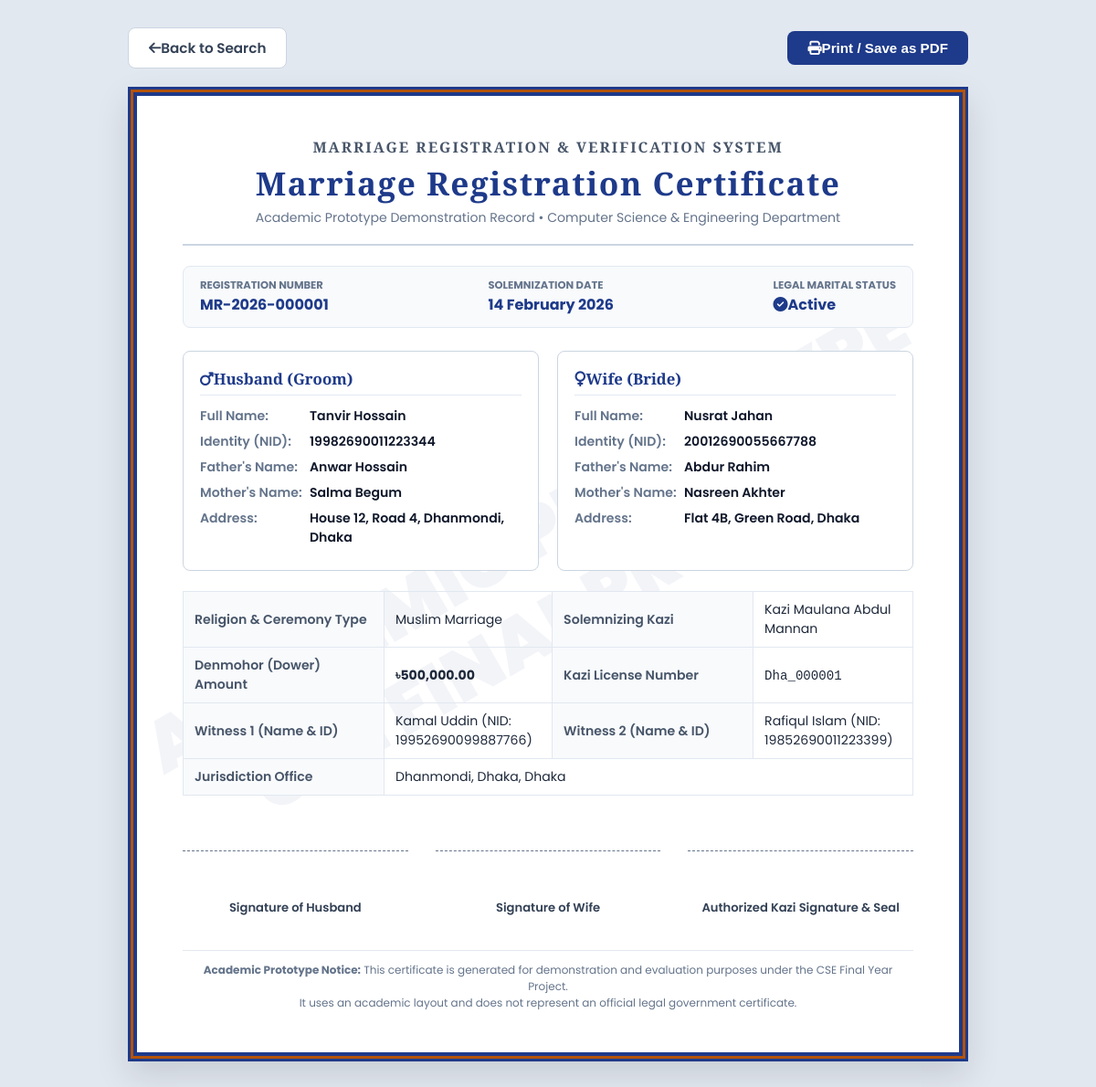
The page /Certificate/view_certificate.php?reg=MR-2026-000001 on the database its author committed.
### tables this page shows
CREATE TABLE IF NOT EXISTS `marriages` (
  `marriage_id` INT AUTO_INCREMENT PRIMARY KEY,
  `registration_number` VARCHAR(50) NOT NULL UNIQUE,
  `marriage_date` DATE NOT NULL,
  `religion` VARCHAR(30) NOT NULL DEFAULT 'Muslim',
  `husband_citizen_id` INT NOT NULL,
  `husband_identity_type` ENUM('NID', 'Passport') NOT NULL,
  `husband_identity_no` VARCHAR(50) NOT NULL,
  `husband_name` VARCHAR(100) NOT NULL,
  `wife_citizen_id` INT NOT NULL,
  `wife_identity_type` ENUM('NID', 'Passport') NOT NULL,
  `wife_identity_no` VARCHAR(50) NOT NULL,
  `wife_name` VARCHAR(100) NOT NULL,
  `kazi_id` INT NOT NULL,
  `kazi_license_no` VARCHAR(50) NOT NULL,
  `kazi_name` VARCHAR(100) NOT NULL,
  `witness1_name` VARCHAR(100) NOT NULL,
  `witness1_identity_type` ENUM('NID', 'Passport') NOT NULL,
  `witness1_identity_no` VARCHAR(50) NOT NULL,
  `witness1_mobile` VARCHAR(20) DEFAULT NULL,
  `witness2_name` VARCHAR(100) NOT NULL,
  `witness2_identity_type` ENUM('NID', 'Passport') NOT NULL,
  `witness2_identity_no` VARCHAR(50) NOT NULL,
  `witness2_mobile` VARCHAR(20) DEFAULT NULL,
  `denmohor_amount` DECIMAL(12, 2) DEFAULT 0.00,
  `registration_fee` DECIMAL(10, 2) DEFAULT 0.00,
  `status` ENUM('Active', 'Divorce Initiated', 'Divorced', 'Annulled') DEFAULT 'Active',
  `created_at` TIMESTAMP DEFAULT CURRENT_TIMESTAMP,
  INDEX (`registration_number`),
  INDEX (`husband_identity_no`),
  INDEX (`wife_identity_no`),
  INDEX (`kazi_license_no`),
  INDEX (`status`)
);

CREATE TABLE IF NOT EXISTS `citizens` (
  `citizen_id` INT AUTO_INCREMENT PRIMARY KEY,
  `citizen_type` ENUM('Bangladeshi', 'Foreign') NOT NULL DEFAULT 'Bangladeshi',
  `full_name` VARCHAR(100) NOT NULL,
  `father_name` VARCHAR(100) DEFAULT NULL,
  `mother_name` VARCHAR(100) DEFAULT NULL,
  `date_of_birth` DATE NOT NULL,
  `gender` ENUM('Male', 'Female') NOT NULL,
  `religion` VARCHAR(30) NOT NULL DEFAULT 'Muslim',
  `national_id` VARCHAR(30) DEFAULT NULL UNIQUE,
  `passport_no` VARCHAR(30) DEFAULT NULL,
  `nationality` VARCHAR(50) NOT NULL DEFAULT 'Bangladeshi',
  `mobile_no` VARCHAR(20) NOT NULL,
  `division` VARCHAR(50) DEFAULT NULL,
  `district` VARCHAR(50) DEFAULT NULL,
  `upazila` VARCHAR(50) DEFAULT NULL,
  `full_address` TEXT NOT NULL,
  `photo` VARCHAR(255) DEFAULT NULL,
  `created_by_kazi_id` INT DEFAULT NULL,
  `created_at` TIMESTAMP DEFAULT CURRENT_TIMESTAMP,
  INDEX (`national_id`),
  INDEX (`passport_no`),
  INDEX (`citizen_type`)
);

CREATE TABLE IF NOT EXISTS `kazi_users` (
  `kazi_id` INT AUTO_INCREMENT PRIMARY KEY,
  `full_name` VARCHAR(100) NOT NULL,
  `mobile_no` VARCHAR(15) NOT NULL UNIQUE,
  `email` VARCHAR(100) NOT NULL,
  `password` VARCHAR(255) NOT NULL,
  `division` VARCHAR(50) NOT NULL,
  `district` VARCHAR(50) NOT NULL,
  `upazila` VARCHAR(50) NOT NULL,
  `full_address` TEXT NOT NULL,
  `license_no` VARCHAR(50) NOT NULL UNIQUE,
  `status` ENUM('Active', 'Inactive') DEFAULT 'Active',
  `created_at` TIMESTAMP DEFAULT CURRENT_TIMESTAMP,
  INDEX (`mobile_no`),
  INDEX (`license_no`)
);

### Certificate/view_certificate.php (the view, shortened to what this page needs)
<?php
require_once "../Database/connection.php";
$reg_no = trim($_GET['reg'] ?? ($_GET['registration_number'] ?? ''));
$sql = "SELECT m.*,
        h.father_name AS husband_father, h.mother_name AS husband_mother, h.full_address AS husband_address, h.nationality AS husband_nat,
        w.father_name AS wife_father, w.mother_name AS wife_mother, w.full_address AS wife_address, w.nationality AS wife_nat,
        k.division AS kazi_division, k.district AS kazi_district, k.upazila AS kazi_upazila
        FROM marriages m
        LEFT JOIN citizens h ON m.husband_citizen_id = h.citizen_id
        LEFT JOIN citizens w ON m.wife_citizen_id = w.citizen_id
        LEFT JOIN kazi_users k ON m.kazi_id = k.kazi_id
        WHERE m.registration_number = ?
        LIMIT 1";
$stmt = mysqli_prepare($conn, $sql);
mysqli_stmt_bind_param($stmt, "s", $reg_no);
mysqli_stmt_execute($stmt);
$result = mysqli_stmt_get_result($stmt);
if (!$marriage = mysqli_fetch_assoc($result)) {
    die("<div style='font-family: Arial; text-align: center; margin-top: 50px;'><h3>Record Not Found</h3><p>No marriage record matches: " . htmlspecialchars($reg_no) . "</p></div>");
}
?>
<!DOCTYPE html>
<html lang="en">
<head>
    <link rel="stylesheet" href="https://cdnjs.cloudflare.com/ajax/libs/font-awesome/6.7.2/css/all.min.css">
</head>
<body>
<div class="action-bar">
    <a href="../kazi/search_marriage.php" class="btn btn-back">
        <i class="fa-solid fa-arrow-left me-2"></i> Back to Search
    </a>
    <button onclick="window.print()" class="btn btn-print">
        <i class="fa-solid fa-print me-2"></i> Print / Save as PDF
    </button>
</div>
<div class="certificate-sheet">
    <div class="academic-watermark">ACADEMIC PROTOTYPE<br>CSE FINAL PROJECT</div>
    <div class="cert-body">
        <div class="cert-header">
            <h4>Marriage Registration &amp; Verification System</h4>
            <h1>Marriage Registration Certificate</h1>
            <p>Academic Prototype Demonstration Record &bull; Computer Science &amp; Engineering Department</p>
        </div>
        <div class="meta-strip">
            <div class="item">
                <small>Registration Number</small>
                <strong class="font-monospace"><?= htmlspecialchars($marriage['registration_number']) ?></strong>
            </div>
            <div class="item">
                <small>Solemnization Date</small>
                <strong><?= htmlspecialchars(date('d F Y', strtotime($marriage['marriage_date']))) ?></strong>
            </div>
            <div class="item">
                <small>Legal Marital Status</small>
                <strong class="text-success"><i class="fa-solid fa-circle-check me-1"></i><?= htmlspecialchars($marriage['status']) ?></strong>
            </div>
        </div>
        <div class="party-grid">
            <div class="party-box">
                <h5><i class="fa-solid fa-mars me-2 text-primary"></i>Husband (Groom)</h5>
                <div class="field-row">
                    <div class="lbl">Full Name:</div>
                    <div class="val"><?= htmlspecialchars($marriage['husband_name']) ?></div>
                </div>
                <div class="field-row">
                    <div class="lbl">Identity (<?= htmlspecialchars($marriage['husband_identity_type']) ?>):</div>
                    <div class="val font-monospace"><?= htmlspecialchars($marriage['husband_identity_no']) ?></div>
                </div>
                <div class="field-row">
                    <div class="lbl">Father's Name:</div>
                    <div class="val"><?= htmlspecialchars($marriage['husband_father'] ?? 'N/A') ?></div>
                </div>
                <div class="field-row">
                    <div class="lbl">Mother's Name:</div>
                    <div class="val"><?= htmlspecialchars($marriage['husband_mother'] ?? 'N/A') ?></div>
                </div>
                <div class="field-row">
                    <div class="lbl">Address:</div>
                    <div class="val"><?= htmlspecialchars($marriage['husband_address'] ?? 'N/A') ?></div>
                </div>
            </div>
            <div class="party-box">
                <h5><i class="fa-solid fa-venus me-2 text-danger"></i>Wife (Bride)</h5>
                <div class="field-row">
                    <div class="lbl">Full Name:</div>
                    <div class="val"><?= htmlspecialchars($marriage['wife_name']) ?></div>
                </div>
                <div class="field-row">
                    <div class="lbl">Identity (<?= htmlspecialchars($marriage['wife_identity_type']) ?>):</div>
                    <div class="val font-monospace"><?= htmlspecialchars($marriage['wife_identity_no']) ?></div>
                </div>
                <div class="field-row">
                    <div class="lbl">Father's Name:</div>
                    <div class="val"><?= htmlspecialchars($marriage['wife_father'] ?? 'N/A') ?></div>
                </div>
                <div class="field-row">
                    <div class="lbl">Mother's Name:</div>
                    <div class="val"><?= htmlspecialchars($marriage['wife_mother'] ?? 'N/A') ?></div>
                </div>
                <div class="field-row">
                    <div class="lbl">Address:</div>
                    <div class="val"><?= htmlspecialchars($marriage['wife_address'] ?? 'N/A') ?></div>
                </div>
            </div>
        </div>
        <table class="details-table">
            <tr>
                <td class="lbl-td">Religion &amp; Ceremony Type</td>
                <td><?= htmlspecialchars($marriage['religion']) ?> Marriage</td>
                <td class="lbl-td">Solemnizing Kazi</td>
                <td><?= htmlspecialchars($marriage['kazi_name']) ?></td>
            </tr>
            <tr>
                <td class="lbl-td">Denmohor (Dower) Amount</td>
                <td><strong class="text-success">৳<?= number_format((float)$marriage['denmohor_amount'], 2) ?></strong></td>
                <td class="lbl-td">Kazi License Number</td>
                <td><code class="fw-bold"><?= htmlspecialchars($marriage['kazi_license_no']) ?></code></td>
            </tr>
            <tr>
                <td class="lbl-td">Witness 1 (Name &amp; ID)</td>
                <td><?= htmlspecialchars($marriage['witness1_name']) ?> (<?= htmlspecialchars($marriage['witness1_identity_type']) ?>: <?= htmlspecialchars($marriage['witness1_identity_no']) ?>)</td>
                <td class="lbl-td">Witness 2 (Name &amp; ID)</td>
                <td><?= htmlspecialchars($marriage['witness2_name']) ?> (<?= htmlspecialchars($marriage['witness2_identity_type']) ?>: <?= htmlspecialchars($marriage['witness2_identity_no']) ?>)</td>
            </tr>
            <tr>
                <td class="lbl-td">Jurisdiction Office</td>
                <td colspan="3">
                    <?= htmlspecialchars($marriage['kazi_upazila'] ?? 'Dhaka') ?>,
                    <?= htmlspecialchars($marriage['kazi_district'] ?? 'Dhaka') ?>,
                    <?= htmlspecialchars($marriage['kazi_division'] ?? 'Dhaka') ?>
                </td>
            </tr>
        </table>
        <div class="signatures-grid">
            <div class="sig-col">
                <div style="height: 40px;"></div>
                <span>Signature of Husband</span>
            </div>
            <div class="sig-col">
                <div style="height: 40px;"></div>
                <span>Signature of Wife</span>
            </div>
            <div class="sig-col">
                <div style="height: 40px;"></div>
                <span>Authorized Kazi Signature &amp; Seal</span>
            </div>
        </div>
        <div class="cert-footer-notice">
            <p><strong>Academic Prototype Notice:</strong> This certificate is generated for demonstration and evaluation purposes under the CSE Final Year Project.</p>
            <p>It uses an academic layout and does not represent an official legal government certificate.</p>
        </div>
    </div>
</div>
</body>
</html>

### Certificate/view_certificate.php (style rules this page uses)
* { box-sizing: border-box; margin: 0; padding: 0; }
body { font-family: 'Poppins', sans-serif; background: #e2e8f0; color: #1e293b; padding: 30px 15px; }
.action-bar { max-width: 920px; margin: 0 auto 20px auto; display: flex; justify-content: space-between; align-items: center; }
.btn { display: inline-flex; align-items: center; padding: 10px 22px; border-radius: 8px; font-size: 0.95rem; font-weight: 600; text-decoration: none; cursor: pointer; border: none; }
.btn-print { background: #1e3a8a; color: #ffffff; }
.btn-back { background: #ffffff; color: #334155; border: 1px solid #cbd5e1; }
.certificate-sheet { max-width: 920px; margin: 0 auto; background: #ffffff; padding: 45px 50px; border: 10px solid #1e3a8a; outline: 3px solid #b45309; outline-offset: -6px; box-shadow: 0 15px 35px rgba(0,0,0,0.12); position: relative; }
.academic-watermark { position: absolute; top: 50%; left: 50%; transform: translate(-50%, -50%) rotate(-30deg); opacity: 0.05; font-size: 5rem; font-weight: 900; color: #1e3a8a; pointer-events: none; white-space: nowrap; text-align: center; line-height: 1.2; z-index: 1; }
.cert-body { position: relative; z-index: 2; }
.cert-header { text-align: center; border-bottom: 2px solid #cbd5e1; padding-bottom: 18px; margin-bottom: 22px; }
.cert-header h4 { font-family: 'Cinzel', serif; font-size: 1rem; letter-spacing: 2px; color: #475569; text-transform: uppercase; margin-bottom: 4px; }
.cert-header h1 { font-family: 'Cinzel', serif; font-size: 2.2rem; color: #1e3a8a; font-weight: 800; letter-spacing: 1.5px; margin: 4px 0; }
.cert-header p { font-size: 0.88rem; color: #64748b; }
.meta-strip { display: flex; justify-content: space-between; align-items: center; background: #f8fafc; border: 1px solid #e2e8f0; border-radius: 8px; padding: 12px 18px; margin-bottom: 25px; }
.meta-strip .item small { display: block; font-size: 0.72rem; text-transform: uppercase; color: #64748b; font-weight: 700; }
.meta-strip .item strong { font-size: 1rem; color: #1e3a8a; }
.party-grid { display: grid; grid-template-columns: 1fr 1fr; gap: 20px; margin-bottom: 22px; }
.party-box { border: 1px solid #cbd5e1; border-radius: 8px; padding: 18px; background: #ffffff; }
.party-box h5 { font-family: 'Cinzel', serif; font-size: 1.05rem; color: #1e3a8a; border-bottom: 1px solid #e2e8f0; padding-bottom: 6px; margin-bottom: 12px; }
.field-row { display: flex; margin-bottom: 7px; font-size: 0.88rem; }
.field-row .lbl { width: 120px; color: #64748b; font-weight: 600; }
.field-row .val { flex: 1; color: #0f172a; font-weight: 600; }
.details-table { width: 100%; border-collapse: collapse; margin-bottom: 25px; font-size: 0.88rem; }
.details-table td { padding: 9px 12px; border: 1px solid #e2e8f0; }
.details-table .lbl-td { background: #f8fafc; font-weight: 600; color: #475569; width: 220px; }
.signatures-grid { display: grid; grid-template-columns: 1fr 1fr 1fr; gap: 30px; margin-top: 60px; text-align: center; }
.sig-col { border-top: 1px dashed #64748b; padding-top: 8px; }
.sig-col span { font-size: 0.82rem; font-weight: 600; color: #334155; }
.cert-footer-notice { margin-top: 35px; border-top: 1px solid #e2e8f0; padding-top: 12px; font-size: 0.75rem; color: #64748b; text-align: center; }

### rows shown on the page
marriages: registration_number "MR-2026-000001", marriage_date "14 February 2026", status "Active", husband_name "Tanvir Hossain", husband_identity_type "NID", husband_identity_no "19982690011223344", citizens.father_name "Anwar Hossain", citizens.mother_name "Salma Begum", citizens.full_address "House 12, Road 4, Dhanmondi, Dhaka", wife_name "Nusrat Jahan", wife_identity_type "NID", wife_identity_no "20012690055667788", citizens.father_name "Abdur Rahim", citizens.mother_name "Nasreen Akhter", citizens.full_address "Flat 4B, Green Road, Dhaka", religion "Muslim", kazi_name "Kazi Maulana Abdul Mannan", denmohor_amount "500,000.00", kazi_license_no "Dha_000001", witness1_name "Kamal Uddin", witness1_identity_type "NID", witness1_identity_no "19952690099887766", witness2_name "Rafiqul Islam", witness2_identity_type "NID", witness2_identity_no "19852690011223399", kazi.upazila "Dhanmondi", kazi.district "Dhaka", kazi.division "Dhaka"
